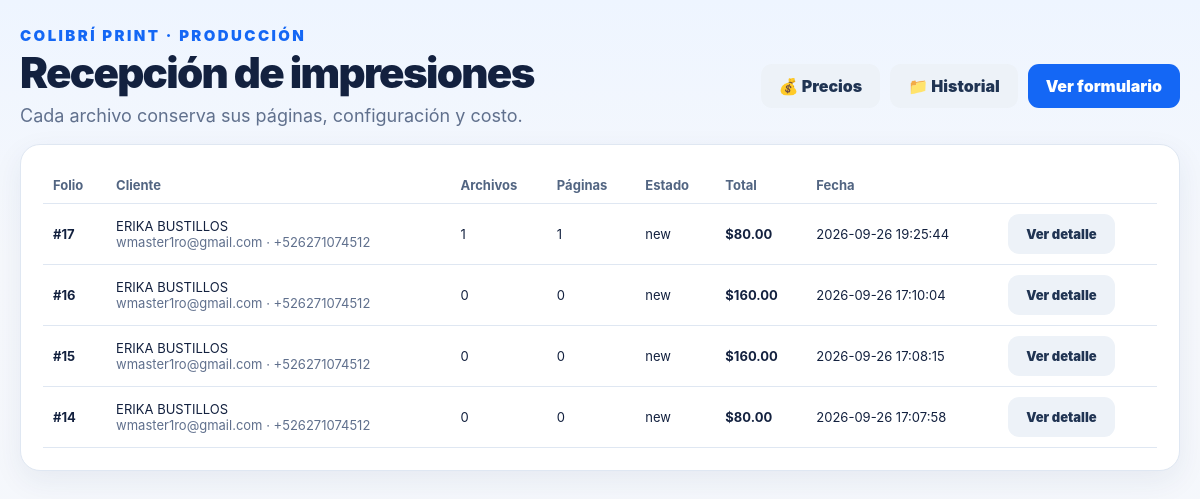
/admin/recepcion_impresiones.php, run on an earlier commit of the app's database.
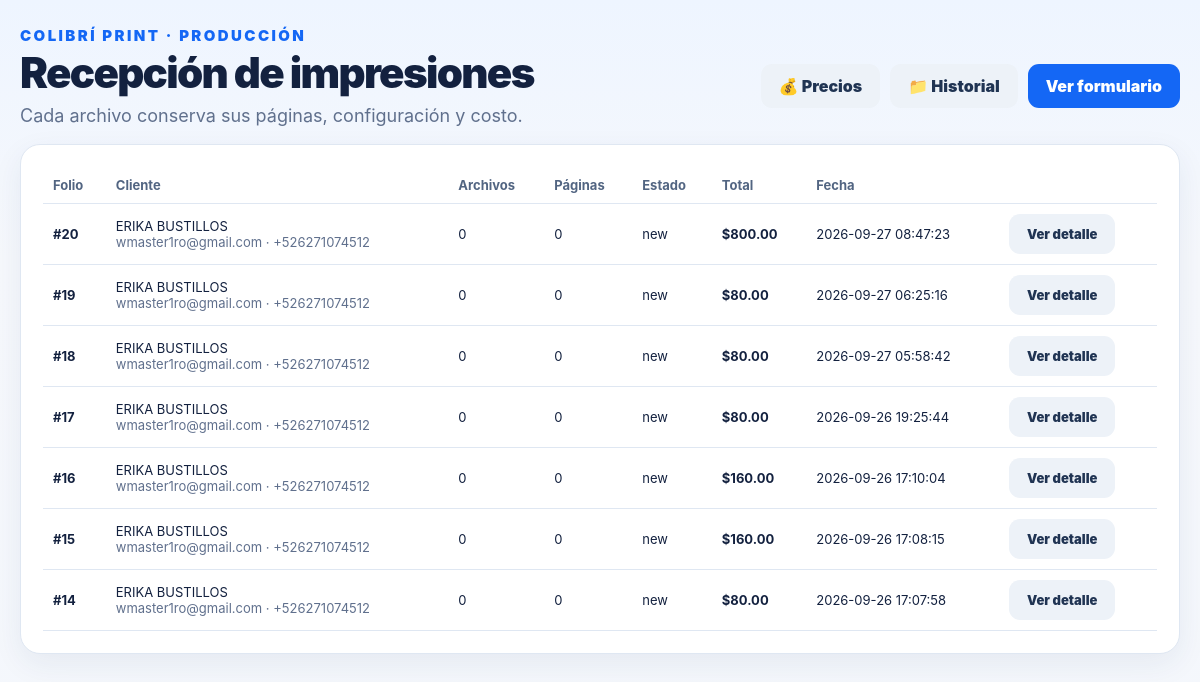
And on a later commit of the database.
### tables this page shows
CREATE TABLE `cp_print_requests` (
  `id` bigint(20) UNSIGNED NOT NULL,
  `customer_name` varchar(180) NOT NULL,
  `customer_email` varchar(180) NOT NULL,
  `customer_phone` varchar(50) NOT NULL,
  `status` enum('new','reviewing','quoted','production','completed','cancelled') NOT NULL DEFAULT 'new',
  `archive_status` enum('active','archived') NOT NULL DEFAULT 'active',
  `archived_at` datetime DEFAULT NULL,
  `archived_by` int(10) UNSIGNED DEFAULT NULL,
  `total_estimate` decimal(12,2) NOT NULL DEFAULT '0.00',
  `created_at` datetime NOT NULL DEFAULT CURRENT_TIMESTAMP,
  `updated_at` datetime NOT NULL DEFAULT CURRENT_TIMESTAMP ON UPDATE CURRENT_TIMESTAMP
);

### config/bootstrap.php (called while the page is built, shortened)
<?php
function cp_e(mixed $value): string
{
    return htmlspecialchars((string)$value, ENT_QUOTES, 'UTF-8');
}
function cp_money(float|int $value): string
{
    return '$' . number_format((float)$value, 2);
}

### admin/recepcion_impresiones.php (the view, shortened to what this page needs)
<?php
require_once __DIR__ . '/../config/bootstrap.php';
$db=cp_db();
$requests=$db->query("SELECT r.*,COUNT(i.id) files,COALESCE(SUM(i.page_count),0) pages FROM cp_print_requests r LEFT JOIN cp_print_request_items i ON i.request_id=r.id WHERE COALESCE(r.archive_status,'active')='active' GROUP BY r.id ORDER BY r.id DESC")->fetchAll();
?>
<!doctype html><html lang="es"><head><meta charset="utf-8"><meta name="viewport" content="width=device-width,initial-scale=1">
<title>Recepción de impresiones · Colibrí Print</title><link rel="stylesheet" href="../assets/css/colibri-print.css"></head><body>
<div class="cp-wrap"><div class="cp-brand">COLIBRÍ PRINT · PRODUCCIÓN</div><div class="cp-hero"><div><h1>Recepción de impresiones</h1><p>Cada archivo conserva sus páginas, configuración y costo.</p></div><div class="cp-admin-nav"><a class="cp-btn cp-btn-soft" href="impresion_precios.php">💰 Precios</a><a class="cp-btn cp-btn-soft" href="recepcion_historial.php">📁 Historial</a><a class="cp-btn cp-btn-primary" href="../solicitar_impresion.php">Ver formulario</a></div></div>
<section class="cp-card"><table class="cp-admin-table"><tr><th>Folio</th><th>Cliente</th><th>Archivos</th><th>Páginas</th><th>Estado</th><th>Total</th><th>Fecha</th><th></th></tr>
<?php foreach($requests as $r):?><tr><td><strong>#<?=$r['id']?></strong></td><td><?=cp_e($r['customer_name'])?><br><span class="cp-muted"><?=cp_e($r['customer_email'])?> · <?=cp_e($r['customer_phone'])?></span></td><td><?=$r['files']?></td><td><?=$r['pages']?></td><td><?=cp_e($r['status'])?></td><td><strong><?=cp_money($r['total_estimate'])?></strong></td><td><?=cp_e($r['created_at'])?></td><td><a class="cp-btn cp-btn-soft" href="recepcion_detalle.php?id=<?=$r['id']?>">Ver detalle</a></td></tr><?php endforeach;?>
</table></section></div></body></html>

### assets/css/colibri-print.css (style rules this page uses)
:root { --cp-bg:#f4f7fc; --cp-card:#fff; --cp-text:#13213f; --cp-muted:#60708d; --cp-line:#dfe7f2; --cp-blue:#1467f5; --cp-blue-2:#0b5ce7; --cp-blue-soft:#eaf2ff; --cp-green:#16a36a; --cp-red:#d92f4d; --cp-yellow:#fff3cc; --cp-shadow:0 10px 30px rgba(29,56,96,.07); --cp-radius:20px; }
* { box-sizing:border-box }
html { font-family:Inter,ui-sans-serif,system-ui,-apple-system,BlinkMacSystemFont,"Segoe UI",sans-serif;color:var(--cp-text);background:var(--cp-bg) }
body { margin:0;background:linear-gradient(180deg,#eef5ff 0,#f6f8fc 260px,#f4f7fc 100%);min-height:100vh }
a { color:inherit;text-decoration:none }
.cp-wrap { width:min(1400px,calc(100% - 40px));margin:0 auto;padding:28px 0 50px }
.cp-brand { font-size:15px;line-height:1;font-weight:900;letter-spacing:.16em;color:#1467f5;text-transform:uppercase }
.cp-hero { display:flex;align-items:flex-end;justify-content:space-between;gap:30px;margin:8px 0 18px }
.cp-hero h1 { font-size:42px;line-height:1.05;margin:0 0 10px;font-weight:900;letter-spacing:-.04em }
.cp-hero p { margin:0;color:var(--cp-muted);font-size:18px }
.cp-card { background:var(--cp-card);border:1px solid var(--cp-line);border-radius:var(--cp-radius);box-shadow:var(--cp-shadow);padding:22px;margin-bottom:14px }
.cp-btn { border:0;border-radius:11px;padding:12px 18px;font-weight:900;display:inline-flex;align-items:center;justify-content:center;gap:8px }
.cp-btn-primary { background:var(--cp-blue);color:#fff }
.cp-btn-soft { background:#edf2f8;color:#203453 }
.cp-muted { color:var(--cp-muted) }
.cp-admin-nav { display:flex;gap:10px;margin-bottom:18px }
.cp-admin-table { width:100%;border-collapse:collapse }
.cp-admin-table th,.cp-admin-table td { padding:10px;border-bottom:1px solid var(--cp-line);text-align:left;font-size:13px }
.cp-admin-table th { color:#526582 }

What changed in the data, as far as the page shows it:
added cp_print_requests: id "20", customer_name "ERIKA BUSTILLOS", customer_email "wmaster1ro@gmail.com", customer_phone "+526271074512", files "0", pages "0", status "new", total_estimate "$800.00", created_at "2026-09-27 08:47:23"
added cp_print_requests: id "19", customer_name "ERIKA BUSTILLOS", customer_email "wmaster1ro@gmail.com", customer_phone "+526271074512", files "0", pages "0", status "new", total_estimate "$80.00", created_at "2026-09-27 06:25:16"
added cp_print_requests: id "18", customer_name "ERIKA BUSTILLOS", customer_email "wmaster1ro@gmail.com", customer_phone "+526271074512", files "0", pages "0", status "new", total_estimate "$80.00", created_at "2026-09-27 05:58:42"
computed for cp_print_requests id 17: files "1" → "0"; pages "1" → "0"
